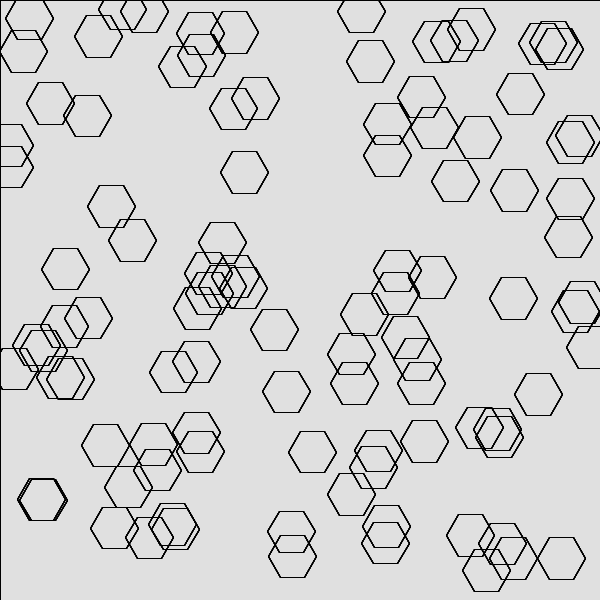
Frame 1 (no input)
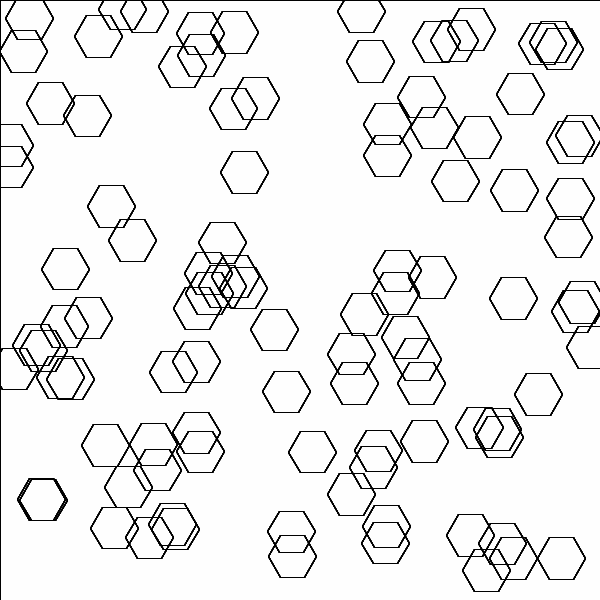
Frame 60 (the mouse pressed at the canvas centre just before this capture)
Frame 120 (the mouse held since frame 60 and released just before this capture): identical to frame 60, image omitted

The Processing sketch that drew these frames (run headless with seeded random() and noise(); from frame 60 on, the mouse is pressed at the canvas centre):

// Processing sketch: processing_26317
// ── processing_26317.pde

//Graham Strang
//HW Week 10

Random[] rand; 

void setup(){
  size(600,600);
  rand = new Random[100];
  for(int i=0; i<rand.length; i++){
    rand[i] = new Random(random(width),random(height), 6, 7, 24);
  }
  smooth();
    
}
  
void draw(){
  fill(255,100);
  rect(0,0,width, height);
  
  for(int i=0; i<rand.length; i++){
    rand[i].display();
    rand[i].mover();
  }
}
  
  
  
 class Random{
   float x, y, sides, number, radius;
   Random(float xin, float yin, float sideIn, float numIn, float radIn){
     x = xin;
     y = yin;
     sides = sideIn;
     number = numIn;
     radius = radIn;
   }
    
    
   void display(){
     noFill();
      for(int i=0; i < number; i++){
        beginShape();
        for(int j=0; j <= sides; j++){
          float polyX = cos(radians(360/sides)*j)*(radius)+x;
          float polyY = sin(radians(360/sides)*j)*(radius)+y;
          vertex(polyX,polyY);
        }
        endShape(CLOSE);
      }
    }
      
   
    
   void mover(){
      
  }
 }
